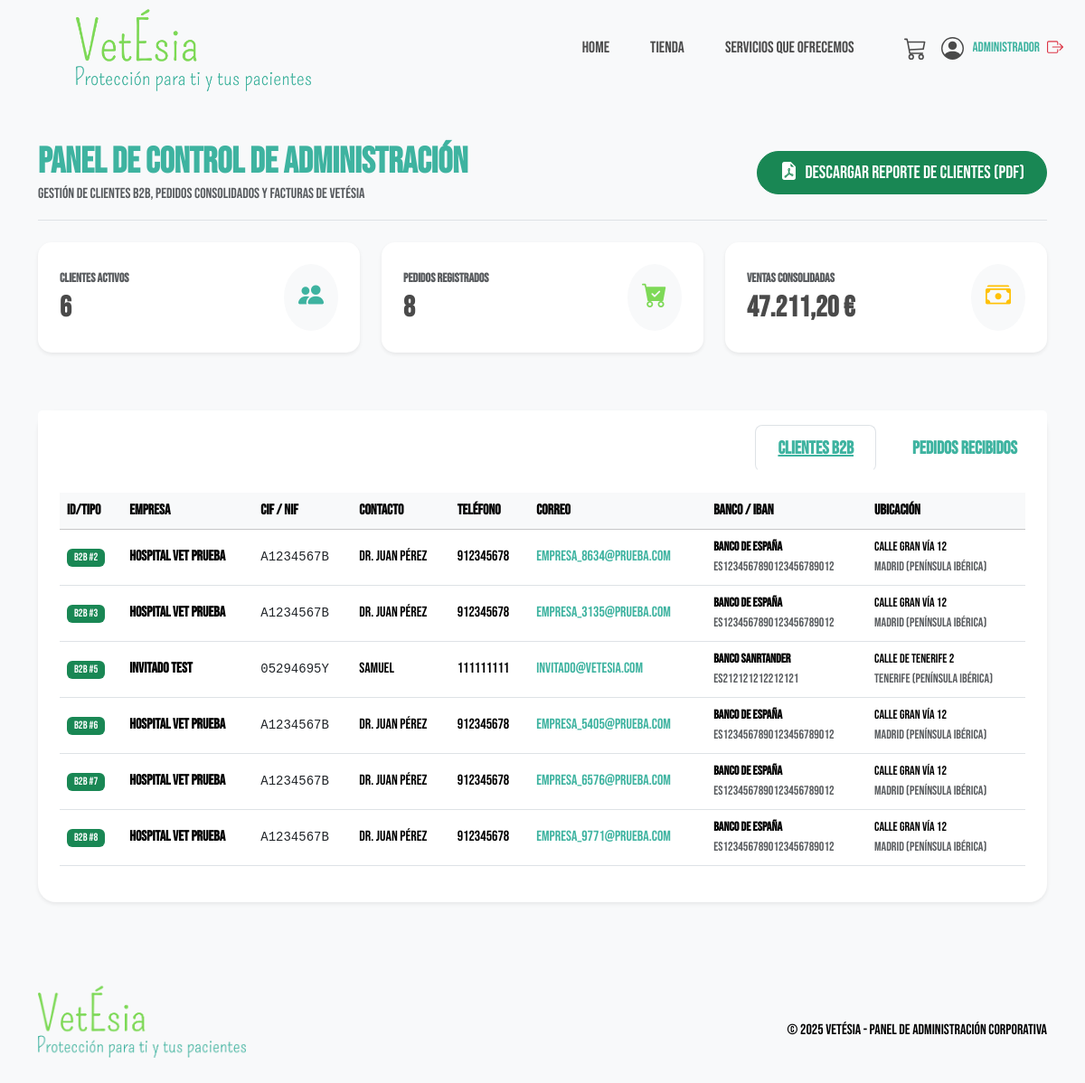
Page /admin.html (signed in) on the committed database.
### tables this page shows
CREATE TABLE usuarios (
            id INTEGER PRIMARY KEY AUTOINCREMENT,
            nombre_empresa TEXT NOT NULL,
            email TEXT NOT NULL UNIQUE,
            password_hash TEXT NOT NULL,
            fecha_registro TIMESTAMP DEFAULT CURRENT_TIMESTAMP
        );

### app.py (the view)
@app.route('/admin.html')
def admin():
    if 'user_email' not in session or session['user_email'] != 'admin@vetesia.com':
        flash("Acceso restringido. Debes iniciar sesión como administrador.", "danger")
        return redirect(url_for('cuenta'))
    conn = get_db_connection()
    total_clientes = conn.execute("SELECT count(*) FROM usuarios WHERE email != 'admin@vetesia.com'").fetchone()[0]
    total_pedidos = conn.execute("SELECT count(*) FROM pedidos").fetchone()[0]
    total_ventas = conn.execute("SELECT sum(total) FROM pedidos").fetchone()[0] or 0.0
    ventas_formateadas = f"{total_ventas:,.2f}".replace(",", "X").replace(".", ",").replace("X", ".")
    clientes_registrados = conn.execute('''
        SELECT u.id, u.nombre_empresa, u.email, p.cif, p.contacto, p.telefono, p.banco, p.iban, p.municipio, p.zona, p.direccion, p.codigo_postal
        FROM usuarios u
        LEFT JOIN (
            SELECT usuario_id, cif, contacto, telefono, banco, iban, municipio, zona, direccion, codigo_postal, max(fecha)
            FROM pedidos
            GROUP BY usuario_id
        ) p ON u.id = p.usuario_id
        WHERE u.email != 'admin@vetesia.com'
        ORDER BY u.id ASC
    ''').fetchall()
    clientes_invitados = conn.execute('''
        SELECT NULL as id, empresa as nombre_empresa, email, cif, contacto, telefono, banco, iban, municipio, zona, direccion, codigo_postal
        FROM pedidos
        WHERE usuario_id IS NULL
        GROUP BY cif
    ''').fetchall()
    todos_clientes = list(clientes_registrados) + list(clientes_invitados)
    pedidos_raw = conn.execute('SELECT * FROM pedidos ORDER BY fecha DESC').fetchall()
    pedidos = []
    for p in pedidos_raw:
        items = conn.execute('''
            SELECT dp.*, prod.nombre
            FROM detalles_pedido dp
            JOIN productos prod ON dp.producto_id = prod.id
            WHERE dp.pedido_id = ?
        ''', (p['id'],)).fetchall()
        pedidos.append({
            'id': p['id'],
            'empresa': p['contacto'],
            'cif': p['cif'],
            'total': p['total'],
            'fecha': p['fecha'],
            'estado': p['estado'],
            'articulos': items
        })
    conn.close()
    stats = {
        'total_clientes': total_clientes + len(clientes_invitados),
        'total_pedidos': total_pedidos,
        'total_ventas': ventas_formateadas
    }
    return render_template('admin.html', stats=stats, clientes=todos_clientes, pedidos=pedidos)

### app.py (called while the page is built)
def get_db_connection():
    db_path = os.path.join(os.path.dirname(__file__), 'database.db')
    conn = sqlite3.connect(db_path)
    conn.row_factory = sqlite3.Row
    return conn

@app.context_processor
def inject_global_data():
    cart = session.get('cart', {})
    cart_count = sum(cart.values())
    logged_in = 'user_id' in session
    user_name = session.get('user_name', '')
    return dict(cart_count=cart_count, logged_in=logged_in, user_name=user_name)

### templates/admin.html (shortened to what this page needs)
<!DOCTYPE html>
<html lang="es">
<head>
    <link href="https://cdn.jsdelivr.net/npm/bootstrap@5.3.3/dist/css/bootstrap.min.css" rel="stylesheet">
    <link rel="stylesheet" href="/static/css/vetesia.css">
    <link rel="stylesheet" href="https://cdn.jsdelivr.net/npm/bootstrap-icons@1.11.3/font/bootstrap-icons.min.css">
</head>
<body class="bg-light">
    <div class="container-1 d-flex justify-content-between align-items-center px-4">
        <a href="/"><img src="/static/fotos/logo.webp" alt="Logo" class="logo-1"></a>
        <div class="d-flex align-items-center">
            <ul class="nav mb-0 me-4">
                <li class="nav-item">
                    <a href="/" class="nav-link">Home</a>
                </li>
                <li class="nav-item">
                    <a href="/tienda.html" class="nav-link">Tienda</a>
                </li>
                <li class="nav-item">
                    <a href="/servicios.html" class="nav-link">Servicios que ofrecemos</a>
                </li>
            </ul>
            <div class="header-icons d-flex align-items-center">
                <a href="/carrito.html" class="icon-link ms-3 position-relative" title="Carrito de Compras">
                </a>
                <a href="/cuenta.html" class="icon-link ms-3 d-flex align-items-center text-decoration-none" title="{% if logged_in %}Sesión iniciada como {{ user_name }}{% else %}Mi Cuenta{% endif %}" style="color: inherit;">
                    {% if logged_in %}
                    <span class="ms-1 d-none d-lg-inline" style="font-size: 0.95rem; color: #3eb3a0; font-weight: 500; max-width: 120px; overflow: hidden; text-overflow: ellipsis; white-space: nowrap;">
                        {{ user_name }}
                    </span>
                    <a href="/logout" class="ms-2 text-danger" title="Cerrar Sesión">
                    </a>
                    {% endif %}
                </a>
            </div>
        </div>
    </div>
    <div class="container mt-5 mb-5">
        <div class="d-flex justify-content-between align-items-center mb-4 border-bottom pb-3">
            <div>
                <h1 style="color: #3eb3a0; font-weight: 700;" class="mb-0">Panel de Control de Administración</h1>
                <p class="text-muted mb-0">Gestión de Clientes B2B, pedidos consolidados y facturas de VetÉsia</p>
            </div>
            <a href="/admin/reporte_clientes.pdf" class="btn btn-success d-flex align-items-center gap-2 px-4 py-2 fs-5" style="border-radius: 30px;">
                <i class="bi bi-file-earmark-pdf-fill"></i> Descargar Reporte de Clientes (PDF)
            </a>
        </div>
        <div class="row mb-5">
            <div class="col-md-4 mb-3">
                <div class="card border-0 shadow-sm p-4 bg-white" style="border-radius: 15px; border-left: 5px solid #3eb3a0;">
                    <div class="d-flex justify-content-between align-items-center">
                        <div>
                            <span class="text-muted d-block small mb-1 fw-bold text-uppercase">Clientes Activos</span>
                            <h2 class="mb-0 fw-bold" style="color: #4a4a4a;">{{ stats.total_clientes }}</h2>
                        </div>
                        <div class="p-3 bg-light rounded-circle text-primary" style="color: #3eb3a0 !important;">
                            <i class="bi bi-people-fill fs-3"></i>
                        </div>
                    </div>
                </div>
            </div>
            <div class="col-md-4 mb-3">
                <div class="card border-0 shadow-sm p-4 bg-white" style="border-radius: 15px; border-left: 5px solid #7ed957;">
                    <div class="d-flex justify-content-between align-items-center">
                        <div>
                            <span class="text-muted d-block small mb-1 fw-bold text-uppercase">Pedidos Registrados</span>
                            <h2 class="mb-0 fw-bold" style="color: #4a4a4a;">{{ stats.total_pedidos }}</h2>
                        </div>
                        <div class="p-3 bg-light rounded-circle text-success" style="color: #7ed957 !important;">
                            <i class="bi bi-cart-check-fill fs-3"></i>
                        </div>
                    </div>
                </div>
            </div>
            <div class="col-md-4 mb-3">
                <div class="card border-0 shadow-sm p-4 bg-white" style="border-radius: 15px; border-left: 5px solid #ffc107;">
                    <div class="d-flex justify-content-between align-items-center">
                        <div>
                            <span class="text-muted d-block small mb-1 fw-bold text-uppercase">Ventas Consolidadas</span>
                            <h2 class="mb-0 fw-bold" style="color: #4a4a4a;">{{ stats.total_ventas }} €</h2>
                        </div>
                        <div class="p-3 bg-light rounded-circle text-warning" style="color: #ffc107 !important;">
                            <i class="bi bi-cash-stack fs-3"></i>
                        </div>
                    </div>
                </div>
            </div>
        </div>
        <div class="card border-0 shadow-sm mb-5" style="border-radius: 20px;">
            <div class="card-header bg-white pt-3 border-0">
                <ul class="nav nav-tabs card-header-tabs" id="adminTabs" role="tablist">
                    <li class="nav-item" role="presentation">
                        <button class="nav-link active fw-bold fs-5 px-4" id="clientes-tab" data-bs-toggle="tab" data-bs-target="#clientes-pane" type="button" role="tab" aria-controls="clientes-pane" aria-selected="true" style="color: #3eb3a0;">Clientes B2B</button>
                    </li>
                    <li class="nav-item" role="presentation">
                        <button class="nav-link fw-bold fs-5 px-4" id="pedidos-tab" data-bs-toggle="tab" data-bs-target="#pedidos-pane" type="button" role="tab" aria-controls="pedidos-pane" aria-selected="false" style="color: #3eb3a0;">Pedidos Recibidos</button>
                    </li>
                </ul>
            </div>
            <div class="card-body p-4">
                <div class="tab-content" id="adminTabsContent">
                    <div class="tab-pane fade show active" id="clientes-pane" role="tabpanel" aria-labelledby="clientes-tab" tabindex="0">
                        <div class="table-responsive">
                            <table class="table table-hover align-middle">
                                <thead class="table-light">
                                    <tr>
                                        <th scope="col">ID/Tipo</th>
                                        <th scope="col">Empresa</th>
                                        <th scope="col">CIF / NIF</th>
                                        <th scope="col">Contacto</th>
                                        <th scope="col">Teléfono</th>
                                        <th scope="col">Correo</th>
                                        <th scope="col">Banco / IBAN</th>
                                        <th scope="col">Ubicación</th>
                                    </tr>
                                </thead>
                                <tbody>
                                    {% for c in clientes %}
                                    <tr>
                                        <td>
                                            {% if c.id %}
                                            <span class="badge bg-success py-1 px-2" style="font-weight: 500;">B2B #{{ c.id }}</span>
                                            {% else %}
                                            <span class="badge bg-secondary py-1 px-2" style="font-weight: 500;">Invitado</span>
                                            {% endif %}
                                        </td>
                                        <td class="fw-bold">{{ c.nombre_empresa or '-' }}</td>
                                        <td><code class="text-dark">{{ c.cif or '-' }}</code></td>
                                        <td>{{ c.contacto or '-' }}</td>
                                        <td>{{ c.telefono or '-' }}</td>
                                        <td><a href="mailto:{{ c.email }}" style="color: #3eb3a0;">{{ c.email or '-' }}</a></td>
                                        <td>
                                            {% if c.banco %}
                                            <small class="d-block fw-bold">{{ c.banco }}</small>
                                            <small class="text-muted">{{ c.iban }}</small>
                                            {% else %}
                                            <span class="text-muted">-</span>
                                            {% endif %}
                                        </td>
                                        <td>
                                            {% if c.municipio %}
                                            <small class="d-block">{{ c.direccion }}</small>
                                            <small class="text-muted">{{ c.municipio }} ({{ c.zona }})</small>
                                            {% else %}
                                            <span class="text-muted">-</span>
                                            {% endif %}
                                        </td>
                                    </tr>
                                    {% endfor %}
                                </tbody>
                            </table>
                        </div>
                    </div>
                </div>
            </div>
        </div>
    </div>
    <footer class="gradient-footer text-white text-center ">
        <div class="container">
            <img src="/static/fotos/logo.webp" alt="Logo" class="logo mb-2">
            <p class="mt-3 mb-0" style="color: black;">&copy; 2025 VetÉsia - Panel de Administración Corporativa</p>
        </div>
    </footer>
</body>
</html>

### static/css/vetesia.css (style rules this page uses)
body { font-family: "Bebas Neue", serif; font-weight: 20px; text-transform: none; height: 100%; margin: 0; min-height: 100vh; }
.container-1 img { align-items: flex-start; width: 600px; }
h2 { color: #7ed957; }
.logo { max-width: 230px; height: auto; }
.logo-1 { max-width: 320px; height: auto; padding-left: 60px; padding-top: 5px; padding-bottom: 6px; }
.nav-icon { width: 25px !important; height: auto !important; }
.nav { display: flex; justify-content: flex-end; align-items: center; gap: 15px; margin-left: auto; }
.nav .nav-link { color: #4a4a4a; font-size: 1.1rem; padding: 10px 15px; border-radius: 8px; transition: all 0.3s ease; text-decoration: none; }
.nav .nav-link:hover, .nav .nav-link.active { color: #3eb3a0 !important; background-color: transparent !important; text-decoration: underline; }
.cart-icon-svg, .nav-svg-icon { color: #4a4a4a; transition: color 0.3s ease; }
footer { flex: 1; font-family: "Bebas Neue", serif; font-weight: 20px; font-style: normal; color: rgb(0, 0, 0); font-size: 16px; padding: 40px 0; display: flex; justify-content: space-between; align-items: center; text-align: left; width: 100%; margin-top: auto; }
footer .container { display: flex; justify-content: space-between; width: 100%; align-items: center; }
.table a { color: #000000; text-decoration: none; }

### rows in the picture
usuarios: id "2", nombre_empresa "Hospital Vet Prueba", cif "A1234567B", contacto "Dr. Juan Pérez", telefono "912345678", email "empresa_8634@prueba.com", banco "Banco de España", iban "ES1234567890123456789012", direccion "Calle Gran Vía 12", municipio "Madrid", zona "Península Ibérica"
usuarios: id "3", nombre_empresa "Hospital Vet Prueba", cif "A1234567B", contacto "Dr. Juan Pérez", telefono "912345678", email "empresa_3135@prueba.com", banco "Banco de España", iban "ES1234567890123456789012", direccion "Calle Gran Vía 12", municipio "Madrid", zona "Península Ibérica"
usuarios: id "5", nombre_empresa "Invitado Test", cif "05294695Y", contacto "Samuel", telefono "111111111", email "invitado@vetesia.com", banco "Banco Sanrtander", iban "ES212121212212121", direccion "Calle de tenerife 2", municipio "Tenerife", zona "Península Ibérica"
usuarios: id "6", nombre_empresa "Hospital Vet Prueba", cif "A1234567B", contacto "Dr. Juan Pérez", telefono "912345678", email "empresa_5405@prueba.com", banco "Banco de España", iban "ES1234567890123456789012", direccion "Calle Gran Vía 12", municipio "Madrid", zona "Península Ibérica"
usuarios: id "7", nombre_empresa "Hospital Vet Prueba", cif "A1234567B", contacto "Dr. Juan Pérez", telefono "912345678", email "empresa_6576@prueba.com", banco "Banco de España", iban "ES1234567890123456789012", direccion "Calle Gran Vía 12", municipio "Madrid", zona "Península Ibérica"
usuarios: id "8", nombre_empresa "Hospital Vet Prueba", cif "A1234567B", contacto "Dr. Juan Pérez", telefono "912345678", email "empresa_9771@prueba.com", banco "Banco de España", iban "ES1234567890123456789012", direccion "Calle Gran Vía 12", municipio "Madrid", zona "Península Ibérica"

### other values in the picture
{{ user_name }} "Administrador"
{{ stats.total_clientes }} "6"
{{ stats.total_pedidos }} "8"
{{ stats.total_ventas }} "47.211,20"
